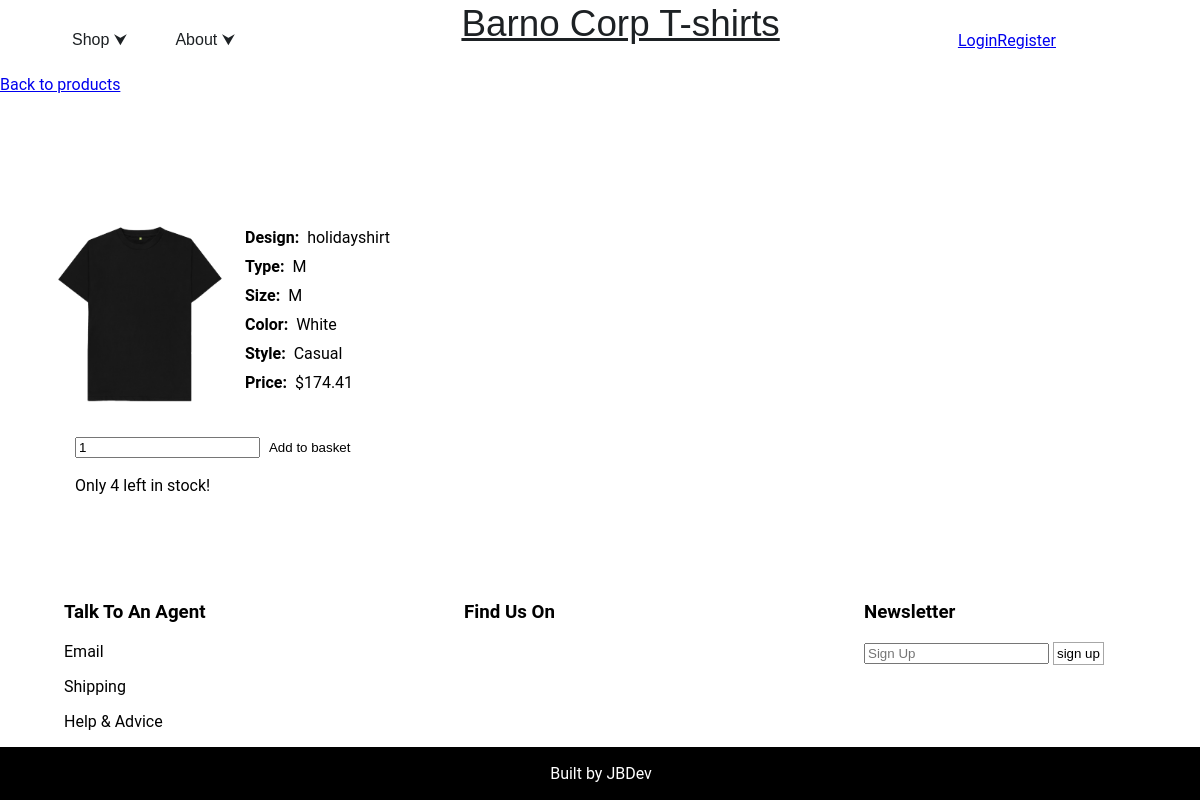
/product_render/holidayshirt, run on the app's committed database.
### tables this page shows
CREATE TABLE Stock (
    ID INTEGER PRIMARY KEY,
    Type TEXT CHECK(Type IN ('M', 'F')),
    Size TEXT CHECK(Size IN ('S', 'M', 'L', 'XL')),
    Color TEXT CHECK(Color IN ('Black', 'White', 'Grey', 'Blue', 'Red')),
    Style TEXT CHECK(Style IN ('Business', 'Casual', 'Novelty')),
    Price DECIMAL,
    Quantity INTEGER,
    Design TEXT,
    ImageCode TEXT,
    NewIn INTEGER,
    Onsale INTEGER,
    UNIQUE(Type, Size, Color, Style, Design)
);

### app.py (the view)
@app.route('/product_render/<design>', methods=['GET'])
def product_render(design):
    product = db.execute("SELECT * FROM stock WHERE Design = ?", design)
    if not product:
        return apology("product not found", 403)
    stock_quantity = product[0]['Quantity']
    in_stock = False
    if stock_quantity > 0:
        in_stock = True
    stock_left = 11
    if stock_quantity <= 10 and stock_quantity > 0:
        stock_left = stock_quantity
    return render_template('product_render.html', product=product, stock_left=stock_left, in_stock=in_stock)

### helpers.py (called while the page is built)
def usd(value):
    return f"${value:,.2f}"

### templates/product_render.html (shortened to what this page needs)
{% extends "layout.html" %}
{% set include_navbar = true %}
{% set include_footer = true %}
{% block main %}
<a href="/product_list" class="top">Back to products</a>
<form action="/add_to_basket" method="post" class="product-form">
    <div class="top">
        <ul class="product-details">
            <li>
                <br>
                <div class="wrap">
                    <img class="product-image" src="{{ url_for('static', filename='images/' + product[0]['ImageCode'] + '.jpg') }}" alt=""><br>
                    <div class="wrap-down">
                        <div class="wrap-text topper">
                            <strong>Design: &nbsp; </strong> {{ product[0]['Design'] }}<br>
                        </div>
                        <div class="wrap-text">
                            <strong>Type: &nbsp; </strong> {{ product[0]['Type'] }}<br>
                        </div>
                        <div class="wrap-text">
                            <strong>Size: &nbsp; </strong> {{ product[0]['Size'] }}<br>
                        </div>
                        <div class="wrap-text">
                            <strong>Color: &nbsp; </strong> {{ product[0]['Color'] }}<br>
                        </div>
                        <div class="wrap-text">
                            <strong>Style: &nbsp; </strong> {{ product[0]['Style'] }}<br>
                        </div>
                        <div class="wrap-text">
                            <strong>Price: &nbsp; </strong> {{ product[0]['Price'] | usd }}<br>
                        </div>
                    </div>
                </div>
            </li>
        </ul>
        {% if in_stock %}
        <div class="quantity-input">
            <input type="number" name="quantity" value="1" min="1">
            <button type="submit" class="add-to-basket">Add to basket</button>
            {% if stock_left < 11 %}
                <p >Only {{ stock_left }} left in stock!</p>
            {% endif %}
        </div>
        {% else %}
            <p >Out of stock</p>
        {% endif %}
    </div>
</form>
{% endblock %}

### static/product_list.css (style rules this page uses)
.product-image { height: 250px; }
button, input[type="button"], input[type="reset"], input[type="submit"] { background: none; border: 1px solid #a7a7a7; padding: 3px; margin: 0; cursor: pointer; }

### static/product_render.css (style rules this page uses)
.product-form { margin-top: 20px; }
.product-details { list-style-type: none; }
.product-image { max-width: 200px; height: auto; }
.quantity-input { margin-left: 75px; }
.add-to-basket { padding: 5px; border: none; cursor: pointer; }
.wrap { display: flex; flex-direction: row; }
.wrap-text { display: flex; flex-direction: row; padding-bottom: 5px; padding-top: 5px; }
.topper { margin-top: 15px; }
.wrap-down { padding-left: 5px; display: flex; flex-direction: column; }

### static/style.css (style rules this page uses)
body { overflow-x: hidden; font-family: "Roboto", sans-serif; display: flex; flex-direction: column; min-height: 100vh; margin: 0; }
.top { margin-top: 75px; }

### data on the page
Stock: ImageCode (picture), Design "holidayshirt", Type "M", Size "M", Color "White", Style "Casual", Price "$174.41"

### other printed values
{{ stock_left }} "4"
